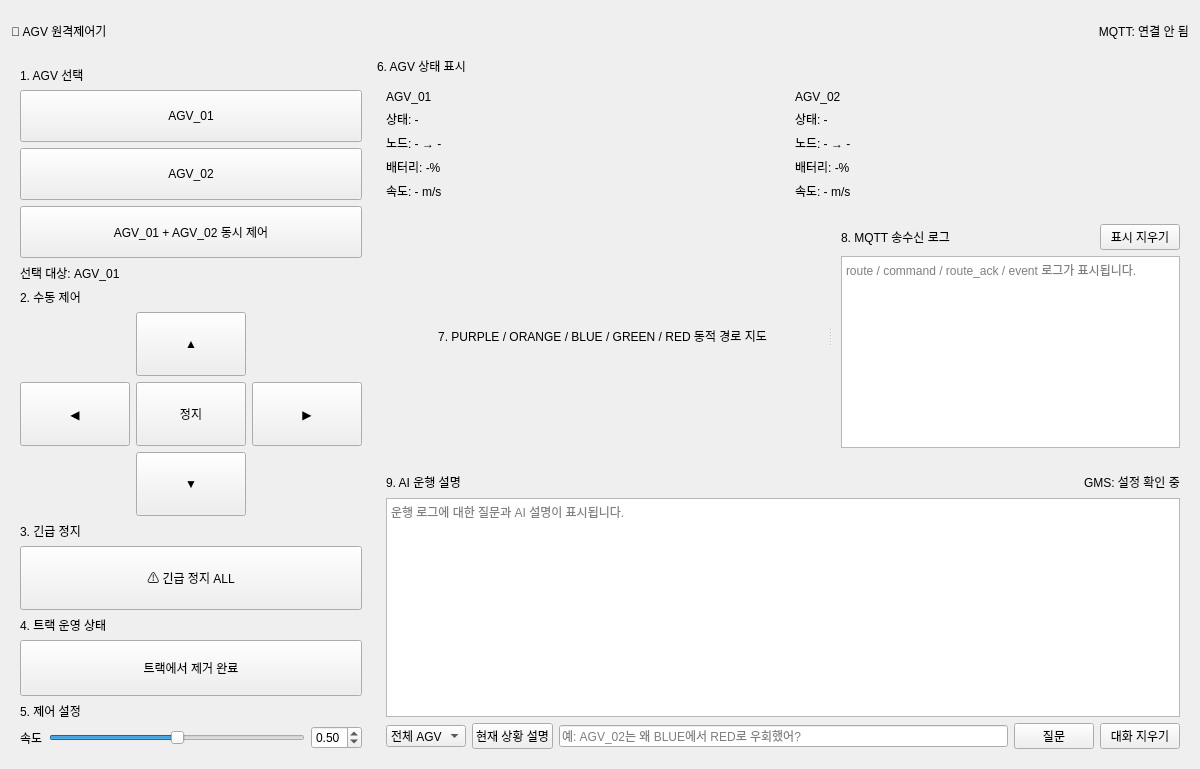
<?xml version='1.0' encoding='utf-8'?>
<ui version="4.0">
 <class>AgvRemoteForm</class>
 <widget class="QWidget" name="AgvRemoteForm">
  <property name="geometry">
   <rect>
    <x>0</x>
    <y>0</y>
    <width>1200</width>
    <height>760</height>
   </rect>
  </property>
  <property name="windowTitle">
   <string>AGV 5-Node Dynamic Reroute Controller</string>
  </property>
  <layout class="QVBoxLayout" name="mainLayout">
   <item>
    <layout class="QHBoxLayout" name="headerLayout">
     <item>
      <widget class="QLabel" name="titleLabel">
       <property name="text">
        <string>🤖 AGV 원격제어기</string>
       </property>
      </widget>
     </item>
     <item>
      <spacer name="headerSpacer">
       <property name="orientation">
        <enum>Qt::Horizontal</enum>
       </property>
       <property name="sizeHint" stdset="0">
        <size>
         <width>40</width>
         <height>20</height>
        </size>
       </property>
      </spacer>
     </item>
     <item>
      <widget class="QLabel" name="labelMqtt">
       <property name="minimumSize">
        <size>
         <width>360</width>
         <height>40</height>
        </size>
       </property>
       <property name="text">
        <string>MQTT: 연결 안 됨</string>
       </property>
       <property name="alignment">
        <set>Qt::AlignRight|Qt::AlignVCenter</set>
       </property>
      </widget>
     </item>
    </layout>
   </item>
   <item>
    <layout class="QHBoxLayout" name="bodyLayout">
     <item>
      <widget class="QFrame" name="leftPanel">
       <property name="minimumSize">
        <size>
         <width>320</width>
         <height>0</height>
        </size>
       </property>
       <property name="maximumSize">
        <size>
         <width>360</width>
         <height>16777215</height>
        </size>
       </property>
       <layout class="QVBoxLayout" name="leftPanelLayout">
        <item>
         <widget class="QLabel" name="sectionTitle">
          <property name="text">
           <string>1. AGV 선택</string>
          </property>
         </widget>
        </item>
        <item>
         <widget class="QPushButton" name="btnAgv1">
          <property name="minimumSize">
           <size>
            <width>0</width>
            <height>52</height>
           </size>
          </property>
          <property name="text">
           <string>AGV_01</string>
          </property>
         </widget>
        </item>
        <item>
         <widget class="QPushButton" name="btnAgv2">
          <property name="minimumSize">
           <size>
            <width>0</width>
            <height>52</height>
           </size>
          </property>
          <property name="text">
           <string>AGV_02</string>
          </property>
         </widget>
        </item>
        <item>
         <widget class="QPushButton" name="btnBoth">
          <property name="minimumSize">
           <size>
            <width>0</width>
            <height>52</height>
           </size>
          </property>
          <property name="text">
           <string>AGV_01 + AGV_02 동시 제어</string>
          </property>
         </widget>
        </item>
        <item>
         <widget class="QLabel" name="labelSelected">
          <property name="text">
           <string>선택 대상: AGV_01</string>
          </property>
         </widget>
        </item>
        <item>
         <widget class="QLabel" name="sectionTitle">
          <property name="text">
           <string>2. 수동 제어</string>
          </property>
         </widget>
        </item>
        <item>
         <layout class="QGridLayout" name="directionLayout">
          <item row="0" column="1">
           <widget class="QPushButton" name="btnForward">
            <property name="minimumSize">
             <size>
              <width>82</width>
              <height>64</height>
             </size>
            </property>
            <property name="text">
             <string>▲</string>
            </property>
           </widget>
          </item>
          <item row="1" column="0">
           <widget class="QPushButton" name="btnLeft">
            <property name="minimumSize">
             <size>
              <width>82</width>
              <height>64</height>
             </size>
            </property>
            <property name="text">
             <string>◀</string>
            </property>
           </widget>
          </item>
          <item row="1" column="1">
           <widget class="QPushButton" name="btnStop">
            <property name="minimumSize">
             <size>
              <width>82</width>
              <height>64</height>
             </size>
            </property>
            <property name="text">
             <string>정지</string>
            </property>
           </widget>
          </item>
          <item row="1" column="2">
           <widget class="QPushButton" name="btnRight">
            <property name="minimumSize">
             <size>
              <width>82</width>
              <height>64</height>
             </size>
            </property>
            <property name="text">
             <string>▶</string>
            </property>
           </widget>
          </item>
          <item row="2" column="1">
           <widget class="QPushButton" name="btnBackward">
            <property name="minimumSize">
             <size>
              <width>82</width>
              <height>64</height>
             </size>
            </property>
            <property name="text">
             <string>▼</string>
            </property>
           </widget>
          </item>
         </layout>
        </item>
        <item>
         <widget class="QLabel" name="sectionTitle">
          <property name="text">
           <string>3. 긴급 정지</string>
          </property>
         </widget>
        </item>
        <item>
         <widget class="QPushButton" name="btnEmergency">
          <property name="minimumSize">
           <size>
            <width>0</width>
            <height>64</height>
           </size>
          </property>
          <property name="text">
           <string>⚠ 긴급 정지 ALL</string>
          </property>
         </widget>
        </item>
        <item>
         <widget class="QLabel" name="sectionTitle">
          <property name="text">
           <string>4. 트랙 운영 상태</string>
          </property>
         </widget>
        </item>
        <item>
         <widget class="QPushButton" name="btnTrackRemoved">
          <property name="minimumSize">
           <size>
            <width>0</width>
            <height>56</height>
           </size>
          </property>
          <property name="toolTip">
           <string>AGV를 실제로 트랙 밖으로 옮긴 뒤에만 누르세요. 점유와 예약을 해제하고 자동 운행을 중지합니다.</string>
          </property>
          <property name="text">
           <string>트랙에서 제거 완료</string>
          </property>
         </widget>
        </item>
        <item>
         <widget class="QLabel" name="sectionTitle">
          <property name="text">
           <string>5. 제어 설정</string>
          </property>
         </widget>
        </item>
        <item>
         <layout class="QHBoxLayout" name="speedLayout">
          <item>
           <widget class="QLabel" name="speedLabel">
            <property name="text">
             <string>속도</string>
            </property>
           </widget>
          </item>
          <item>
           <widget class="QSlider" name="speedSlider">
            <property name="minimum">
             <number>0</number>
            </property>
            <property name="maximum">
             <number>100</number>
            </property>
            <property name="value">
             <number>50</number>
            </property>
            <property name="orientation">
             <enum>Qt::Horizontal</enum>
            </property>
           </widget>
          </item>
          <item>
           <widget class="QDoubleSpinBox" name="speedSpin">
            <property name="decimals">
             <number>2</number>
            </property>
            <property name="minimum">
             <double>0.000000000000000</double>
            </property>
            <property name="maximum">
             <double>1.000000000000000</double>
            </property>
            <property name="singleStep">
             <double>0.100000000000000</double>
            </property>
            <property name="value">
             <double>0.500000000000000</double>
            </property>
           </widget>
          </item>
         </layout>
        </item>
        <item>
         <spacer name="leftSpacer">
          <property name="orientation">
           <enum>Qt::Vertical</enum>
          </property>
          <property name="sizeHint" stdset="0">
           <size>
            <width>20</width>
            <height>40</height>
           </size>
          </property>
         </spacer>
        </item>
       </layout>
      </widget>
     </item>
     <item>
      <layout class="QVBoxLayout" name="rightLayout">
       <item>
        <widget class="QLabel" name="sectionTitle">
         <property name="text">
          <string>6. AGV 상태 표시</string>
         </property>
        </widget>
       </item>
       <item>
        <layout class="QHBoxLayout" name="statusCardLayout">
         <item>
          <widget class="QFrame" name="cardAgv1">
           <layout class="QVBoxLayout" name="cardAgv1Layout">
            <item>
             <widget class="QLabel" name="labelAgv1Title">
              <property name="text">
               <string>AGV_01</string>
              </property>
             </widget>
            </item>
            <item>
             <widget class="QLabel" name="labelAgv1State">
              <property name="text">
               <string>상태: -</string>
              </property>
             </widget>
            </item>
            <item>
             <widget class="QLabel" name="labelAgv1Node">
              <property name="text">
               <string>노드: - → -</string>
              </property>
             </widget>
            </item>
            <item>
             <widget class="QLabel" name="labelAgv1Battery">
              <property name="text">
               <string>배터리: -%</string>
              </property>
             </widget>
            </item>
            <item>
             <widget class="QLabel" name="labelAgv1Speed">
              <property name="text">
               <string>속도: - m/s</string>
              </property>
             </widget>
            </item>
           </layout>
          </widget>
         </item>
         <item>
          <widget class="QFrame" name="cardAgv2">
           <layout class="QVBoxLayout" name="cardAgv2Layout">
            <item>
             <widget class="QLabel" name="labelAgv2Title">
              <property name="text">
               <string>AGV_02</string>
              </property>
             </widget>
            </item>
            <item>
             <widget class="QLabel" name="labelAgv2State">
              <property name="text">
               <string>상태: -</string>
              </property>
             </widget>
            </item>
            <item>
             <widget class="QLabel" name="labelAgv2Node">
              <property name="text">
               <string>노드: - → -</string>
              </property>
             </widget>
            </item>
            <item>
             <widget class="QLabel" name="labelAgv2Battery">
              <property name="text">
               <string>배터리: -%</string>
              </property>
             </widget>
            </item>
            <item>
             <widget class="QLabel" name="labelAgv2Speed">
              <property name="text">
               <string>속도: - m/s</string>
              </property>
             </widget>
            </item>
           </layout>
          </widget>
         </item>
        </layout>
       </item>
       <item>
        <widget class="QSplitter" name="mapLogSplitter">
         <property name="orientation">
          <enum>Qt::Horizontal</enum>
         </property>
         <widget class="QFrame" name="blankMapPanel">
          <property name="minimumSize">
           <size>
            <width>0</width>
            <height>220</height>
           </size>
          </property>
          <layout class="QVBoxLayout" name="blankMapLayout">
           <item>
            <widget class="QLabel" name="labelBlankMap">
             <property name="text">
              <string>7. PURPLE / ORANGE / BLUE / GREEN / RED 동적 경로 지도</string>
             </property>
             <property name="alignment">
              <set>Qt::AlignCenter</set>
             </property>
            </widget>
           </item>
          </layout>
         </widget>
         <widget class="QFrame" name="mqttLogPanel">
          <property name="minimumSize">
           <size>
            <width>280</width>
            <height>220</height>
           </size>
          </property>
          <property name="maximumSize">
           <size>
            <width>420</width>
            <height>16777215</height>
           </size>
          </property>
          <layout class="QVBoxLayout" name="mqttLogLayout">
           <item>
            <layout class="QHBoxLayout" name="mqttLogHeaderLayout">
             <item>
              <widget class="QLabel" name="mqttLogTitle">
               <property name="text">
                <string>8. MQTT 송수신 로그</string>
               </property>
              </widget>
             </item>
             <item>
              <spacer name="mqttLogHeaderSpacer">
               <property name="orientation">
                <enum>Qt::Horizontal</enum>
               </property>
               <property name="sizeHint" stdset="0">
                <size>
                 <width>20</width>
                 <height>20</height>
                </size>
               </property>
              </spacer>
             </item>
             <item>
              <widget class="QPushButton" name="btnClearMqttLog">
               <property name="text">
                <string>표시 지우기</string>
               </property>
              </widget>
             </item>
            </layout>
           </item>
           <item>
            <widget class="QTextEdit" name="eventLog">
             <property name="readOnly">
              <bool>true</bool>
             </property>
             <property name="placeholderText">
              <string>route / command / route_ack / event 로그가 표시됩니다.</string>
             </property>
            </widget>
           </item>
          </layout>
         </widget>
        </widget>
       </item>
       <item>
        <widget class="QFrame" name="llmPanel">
         <property name="minimumSize">
          <size>
           <width>0</width>
           <height>250</height>
          </size>
         </property>
         <layout class="QVBoxLayout" name="llmLayout">
          <item>
           <layout class="QHBoxLayout" name="llmHeaderLayout">
            <item>
             <widget class="QLabel" name="llmTitle">
              <property name="text">
               <string>9. AI 운행 설명</string>
              </property>
             </widget>
            </item>
            <item>
             <spacer name="llmHeaderSpacer">
              <property name="orientation">
               <enum>Qt::Horizontal</enum>
              </property>
              <property name="sizeHint" stdset="0">
               <size>
                <width>40</width>
                <height>20</height>
               </size>
              </property>
             </spacer>
            </item>
            <item>
             <widget class="QLabel" name="labelLlmStatus">
              <property name="text">
               <string>GMS: 설정 확인 중</string>
              </property>
             </widget>
            </item>
           </layout>
          </item>
          <item>
           <widget class="QTextEdit" name="llmConversation">
            <property name="readOnly">
             <bool>true</bool>
            </property>
            <property name="placeholderText">
             <string>운행 로그에 대한 질문과 AI 설명이 표시됩니다.</string>
            </property>
            <property name="minimumSize">
             <size>
              <width>0</width>
              <height>150</height>
             </size>
            </property>
           </widget>
          </item>
          <item>
           <layout class="QHBoxLayout" name="llmControlLayout">
            <item>
             <widget class="QComboBox" name="llmRobotScope">
              <item>
               <property name="text">
                <string>전체 AGV</string>
               </property>
              </item>
              <item>
               <property name="text">
                <string>AGV_01</string>
               </property>
              </item>
              <item>
               <property name="text">
                <string>AGV_02</string>
               </property>
              </item>
             </widget>
            </item>
            <item>
             <widget class="QPushButton" name="btnExplainCurrent">
              <property name="text">
               <string>현재 상황 설명</string>
              </property>
             </widget>
            </item>
            <item>
             <widget class="QLineEdit" name="llmQuestionInput">
              <property name="placeholderText">
               <string>예: AGV_02는 왜 BLUE에서 RED로 우회했어?</string>
              </property>
             </widget>
            </item>
            <item>
             <widget class="QPushButton" name="btnAskLlm">
              <property name="text">
               <string>질문</string>
              </property>
             </widget>
            </item>
            <item>
             <widget class="QPushButton" name="btnClearLlm">
              <property name="text">
               <string>대화 지우기</string>
              </property>
             </widget>
            </item>
           </layout>
          </item>
         </layout>
        </widget>
       </item>
      </layout>
     </item>
    </layout>
   </item>
  </layout>
 </widget>
 <resources />
 <connections />
</ui>
